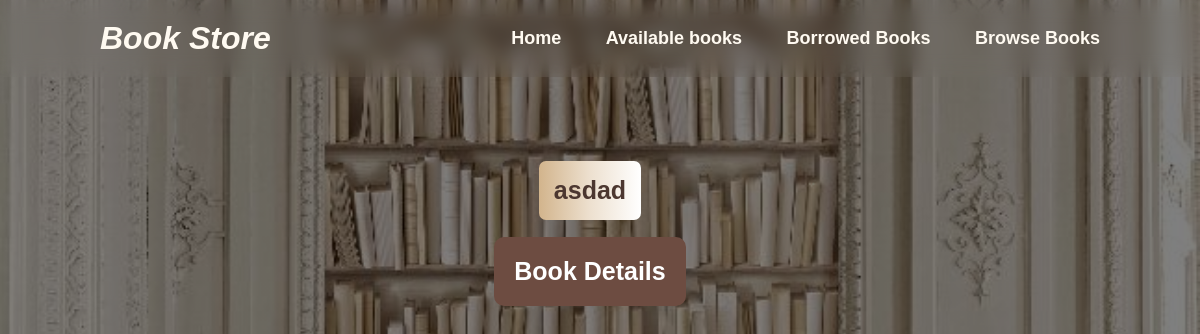
/user/browse/, run on an earlier commit of the app's database.
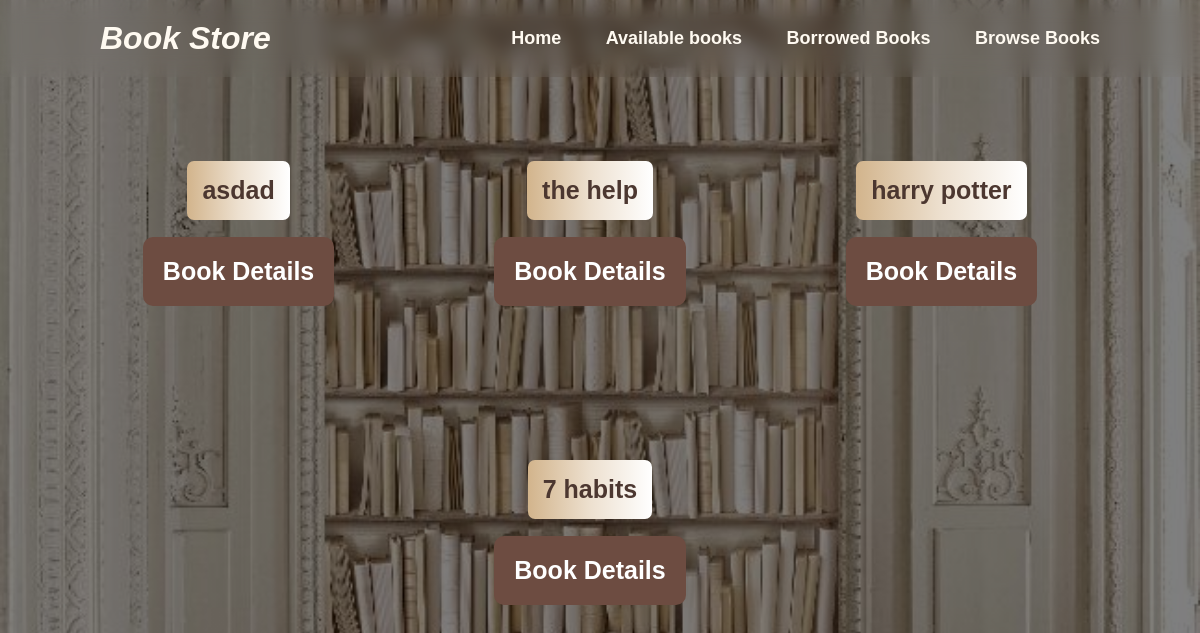
And on a later commit of the database.
### admins/models.py (models this page shows, shortened)
class Book(models.Model):
    categories = {"Adventure": "Adventure", "Romance": "Romance", "Self Help": "Self Help",
                  "Fantasia": "Fantasia", "Horror":  "Horror", "Historical Fiction": "Historical Fiction"}
    ava = {"Available": "Available", "Borrowed": "Borrowed"}
    b_id = models.CharField(primary_key=True, max_length=50)
    name = models.CharField(max_length=50)
    description = models.TextField(max_length=500)
    author = models.CharField(max_length=50)
    category = models.CharField(max_length=50, choices=categories)
    image = models.ImageField(upload_to='photos/')
    availability = models.CharField(max_length=12, default="Available", choices=ava)

### user/views.py (the view)
# urls.py: path('browse/', views.Browse, name='browse'),
def Browse(request):
    return render(request, 'user/browse-user.html', {'data': Book.objects.all()})

### templates/user/browse-user.html (shortened to what this page needs)
{%load static%}
<!DOCTYPE html>
<html lang="en">
<head>
    <link rel="stylesheet" href="{%static 'css/selectUserbook.css'%}">
    <link rel="stylesheet" href="{%static 'css/user-nav.css'%}">
</head>
<body>
    <header class="header">
        <a href="#" class="logo">Book Store</a>
        <nav class="navbar">
            <a href="../">Home</a>
            <a href="../view">Available books</a>
            <a href="../borrow">Borrowed Books</a>
            <a href="../browse">Browse Books</a>
        </nav>
    </header>
    <div class="books-container" id="books-container">
    {% for datum in data %}
       <div class="book">
        <p>{{ datum.name }}</p>
        <a href="{% url 'detail' datum.b_id %}"><button class="Detail-button" >Book Details</button></a>
       </div>
       {% endfor %}
    </div>
</body>
</html>

### project/static/css/selectUserbook.css (style rules this page uses)
* { font-family: Arial, sans-serif; box-sizing: border-box; margin: 0; padding: 0; border:none; justify-items: center; text-align: center; }
button { margin: 10px; }
button,label { width: auto; height: auto; color: #4e342e; font-size: 25px; font-weight:bold ; border-radius: 20px; padding: 5px; background-color: rgba(255, 240, 228, 0.5); }
.books-container { display: flex; justify-content:center; align-items: center; flex-wrap: wrap; }
.book { margin-right: 20px; text-align: center; padding:60px; }
p { border-radius: 7px;; margin-bottom: 7px;; padding: 15px;; font-size: 25px; font-weight:bold ; color:#4c3730; background-image: linear-gradient(to right,#d2b48c,#ede0cf,white); }
.book button { padding: 20px; background-color: #6d4c41; color: #fff; border: none; border-radius: 10px; cursor: pointer; font-weight:bold ; font-size: 25px; }

### project/static/css/user-nav.css (style rules this page uses)
* { font-family: Arial, sans-serif; margin: 0; padding: 0; box-sizing: border-box; }
body { background-image: linear-gradient(rgba(0,0,0,0.5),rgba(0,0,0,0.5)),url("../Images/cool secret bookshelf door diy hidden doors aesthetics secret room ideas secret safe hiding storage.jpeg"); height: 100vh; width:100%; background-position: center; background-size: cover; }
.header { position: sticky; top: 0; left: 0; width: 100%; padding: 20px 100px; display: flex; justify-content: space-between; align-items: center; backdrop-filter: blur(10px); z-index: 100; background-color: rgba(255, 255, 255, 0.01); transition: box-shadow 0.3s; }
.logo { font-size: 32px; font-style:italic; font-weight: 900; color: #fffaf1; text-decoration: none; }
.navbar a { position: sticky; font-weight: 900; font-size: 18px; color: #fffaf1; font-weight: 900; text-decoration: none; margin-left: 40px; border-radius: 10px; }
.navbar a::before { content: ''; position: absolute; top: 100%; left: 0; width: 0; height: 2px; font-weight: 900; background:#4e342e; transition: .5s; }

What changed in the data, as far as the page shows it:
added Book: name "the help"
added Book: name "harry potter"
added Book: name "7 habits"
